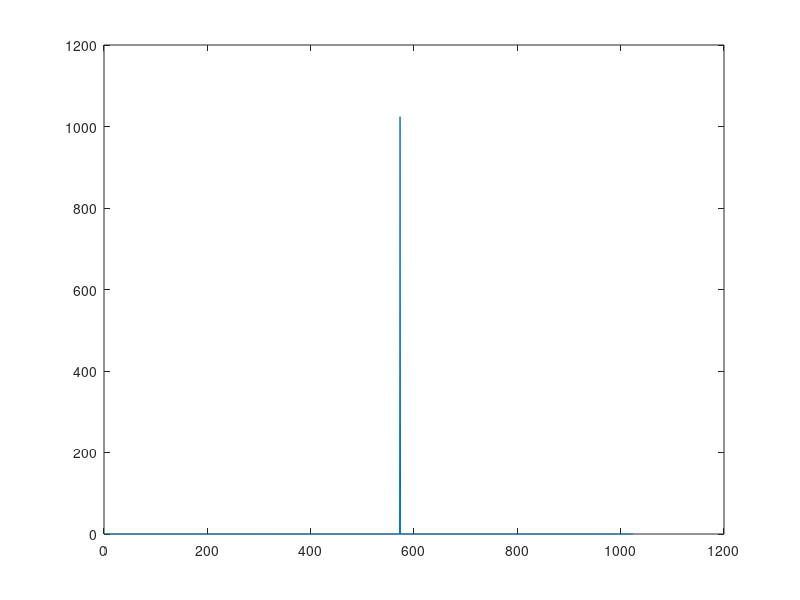

Write the MATLAB code that produced this figure.
deltaF = 0.09765625*1e6; % 100e6/1024
indF = 0:1023;

tI = 60/100e6;
x = exp(1i*2*pi*indF*deltaF*tI);

nFFT = 1024;
sfft = abs(fftshift(fft(x,nFFT)));
plot(sfft)
[~,ind] = max(sfft);
tIEst = (ind-1-nFFT/2)/(nFFT*deltaF);

% n = length(indF);
% sfftM = zeros(1,nFFT);
% for k = 1:nFFT
%     for j = 1:n
%         sfftM(k) = sfftM(k) + x(j)*exp(-1i*2*pi/n*(j-1)*(k-1));
%     end
% end
% figure
% plot(abs(sfftM))

